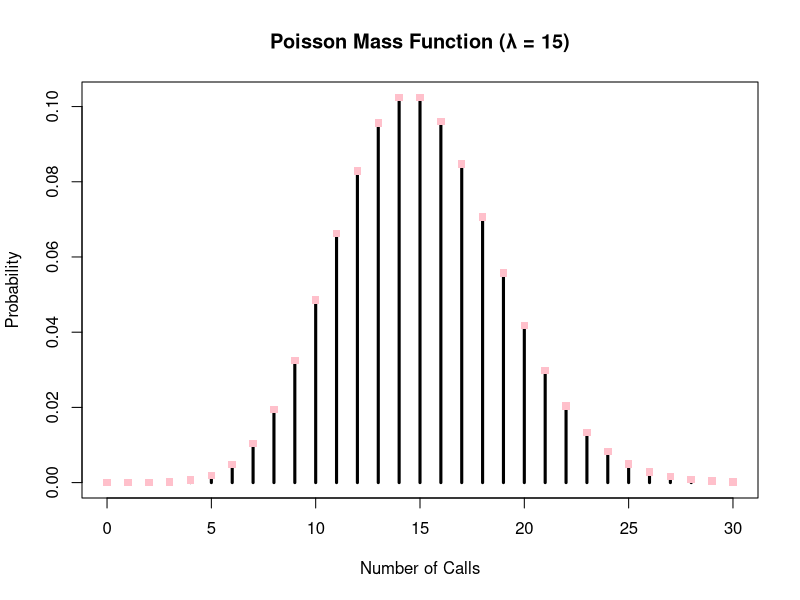
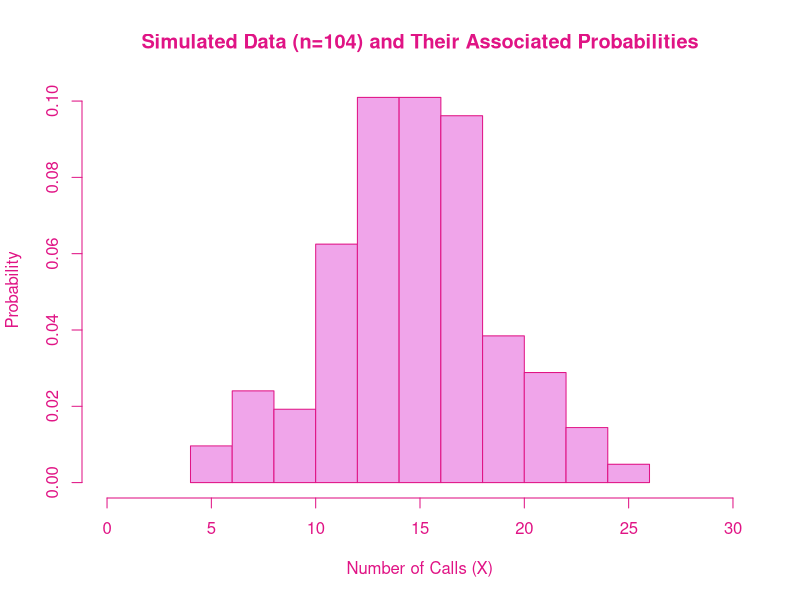

Recreate these plots in R, in order.
## ---- chunk 1
knitr::opts_chunk$set(echo = TRUE)
## ---- chunk 2
#ppois() calculates the probability of a random variable that will be equal to or less than a number
#I am very bad at statistics and don't entirely understand the goal of this function (I am interpreting it as the probability that the number of calls will be greater than the K value I assign - here I start with 8)
lambda <- 15
y <- ppois(8, lambda, lower.tail = FALSE) # I think I am saying FALSE here because that prevents my probability from being read as a log (but unsure totally)
y
## ---- chunk 3
lambda <- 15
# I am not sure if I should make custom value labels (i.e. "no calls") or just use X or a different variable (here I did y)?
y <- dpois(0, lambda, FALSE) #dpois is used to determine the probability that that event will occur based on the mean? (Probability Density Function)
y
## ---- chunk 4
lambda <- 15
y <- dpois(3, lambda, FALSE) #Again I am using #dpois to determine the probability that a specific number of events will occur
y
## ---- chunk 5
x <- 0:30 
lambda <- 15 # go back and do this for all chunks if you are going to assign it here again
y <- dpois(x, lambda) #this assigns the y axis as all of the predicted probabilities that correspond to the x values 1:30

plot(x, y, type = "histogram", lwd = 3, main = "Poisson Mass Function (λ = 15)",
     xlab = "Number of Calls", ylab = "Probability")
#For "type =" can I just put h instead of histogram? does it make a difference if i do it the other way?
#lwd changes the line width
#main sets the title and x and y lab sets the axes labels
points(x, y, pch = 15, col = "pink") #different options for pch when making this plot (16 sets it to a filled in circle)

## ---- chunk 6
#here is where i am generating random data with the n = 104, set.seed lets me reproduce my data when i run it again (i'm not sure about the 1234 i saw some variation between that and 123 in the textbook) 
set.seed(12345) 
lambda <- 15
r <- rpois(n = 104, lambda = 15)

#now making my histogram
hist(r, freq = FALSE, col.lab = "#e01485", col.main = "#e01485", 
     col = "#f0a5ea",
     border = "#e01485",  # sets border color to pink
     main = "Simulated Data (n=104) and Their Associated Probabilities",
     xlab = "Number of Calls (X)", xlim = c(0, 30),
     ylab = "Probability",
     axes = FALSE) #okay this removes the default black x and y axis lines with the tick marks
axis(1, col = "#e01485", col.axis = "#e01485")  # X-axis
axis(2, col = "#e01485", col.axis = "#e01485")  # Y-axis, i set color of axis here individually instead of including them above

# I was really confused on this part because everything started to change every time I ran my code to double check that it was working. But  I now understand that the point of this is to create some variation based on random data generated by R.
#set.seed then allows me to run the same randomly generated data without creating a new set every time
# i know there is probably a better way to change the how the graph appears in terms of writing the code for it but i am a little stuck. like it works but i feel like how i got there is a little messy 
#I am going to try this again with ggplot2 on my final homework version 
